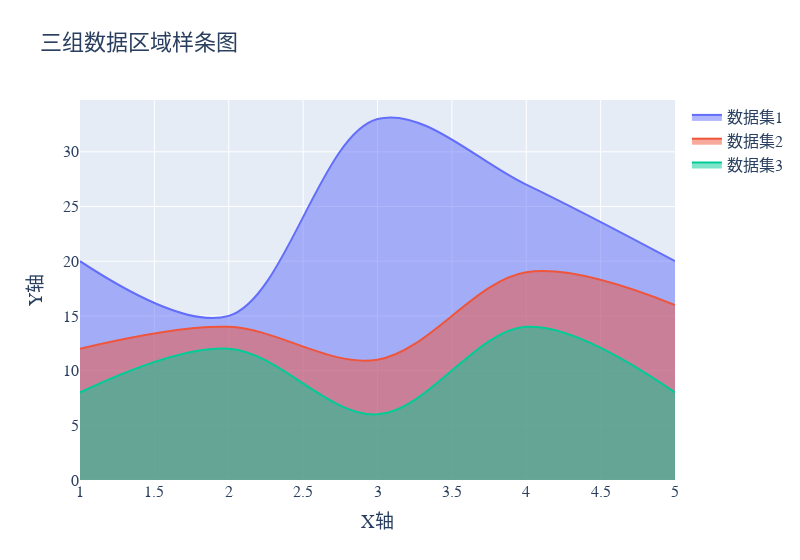

Notebook code for this chart:
### Code cell
import plotly.graph_objects as go

# 准备数据
x = [1, 2, 3, 4, 5]
y1 = [20, 15, 33, 27, 20]
y2 = [12, 14, 11, 19, 16]
y3 = [8, 12, 6, 14, 8]

# 创建图形对象
fig = go.Figure()

# 添加第一组数据
fig.add_trace(go.Scatter(
    x=x,
    y=y1,
    fill='tozeroy',
    mode='lines',
    line=dict(shape='spline'),
    name='数据集1'
))

# 添加第二组数据
fig.add_trace(go.Scatter(
    x=x,
    y=y2,
    fill='tozeroy',
    mode='lines',
    line=dict(shape='spline'),
    name='数据集2'
))

# 添加第三组数据
fig.add_trace(go.Scatter(
    x=x,
    y=y3,
    fill='tozeroy',
    mode='lines',
    line=dict(shape='spline'),
    name='数据集3'
))

# 设置图标宽度
fig.update_layout(width=800)
# 设置图表布局
# 设置中文字体为宋体，英文字体为NewTimesRoman，设置字体大小为16
fig.update_layout(font=dict(family='宋体, NewTimesRoman', size=16))

fig.update_layout(
    title='三组数据区域样条图',
    xaxis_title='X轴',
    yaxis_title='Y轴'
)

# 显示图表
fig.show()

### Figure 1 — Plotly figure (JSON) as saved in the notebook; plotly's stock layout.template omitted (floating-point values rounded to 4 significant figures)
{"data": [{"fill": "tozeroy", "line": {"shape": "spline"}, "mode": "lines", "name": "数据集1", "type": "scatter", "x": [1, 2, 3, 4, 5], "y": [20, 15, 33, 27, 20]}, {"fill": "tozeroy", "line": {"shape": "spline"}, "mode": "lines", "name": "数据集2", "type": "scatter", "x": [1, 2, 3, 4, 5], "y": [12, 14, 11, 19, 16]}, {"fill": "tozeroy", "line": {"shape": "spline"}, "mode": "lines", "name": "数据集3", "type": "scatter", "x": [1, 2, 3, 4, 5], "y": [8, 12, 6, 14, 8]}], "layout": {"font": {"family": "宋体, NewTimesRoman", "size": 16}, "title": {"text": "三组数据区域样条图"}, "width": 800, "xaxis": {"title": {"text": "X轴"}}, "yaxis": {"title": {"text": "Y轴"}}}}
